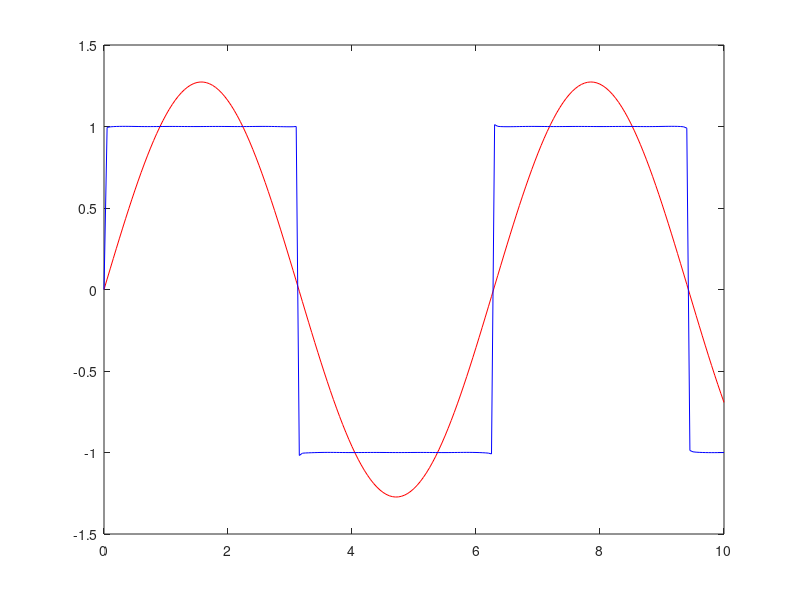

The MATLAB script that drew this image:

t=0:.05:10;
y=(4/pi)*sin(t);
plot(t,y,'r')
hold on

x=sin(t);
for i = 1:1000
    x=x+sin(t*(i*2+1))/(i*2+1);
end

 

y=(4/pi)*x;
plot(t,y,'b')